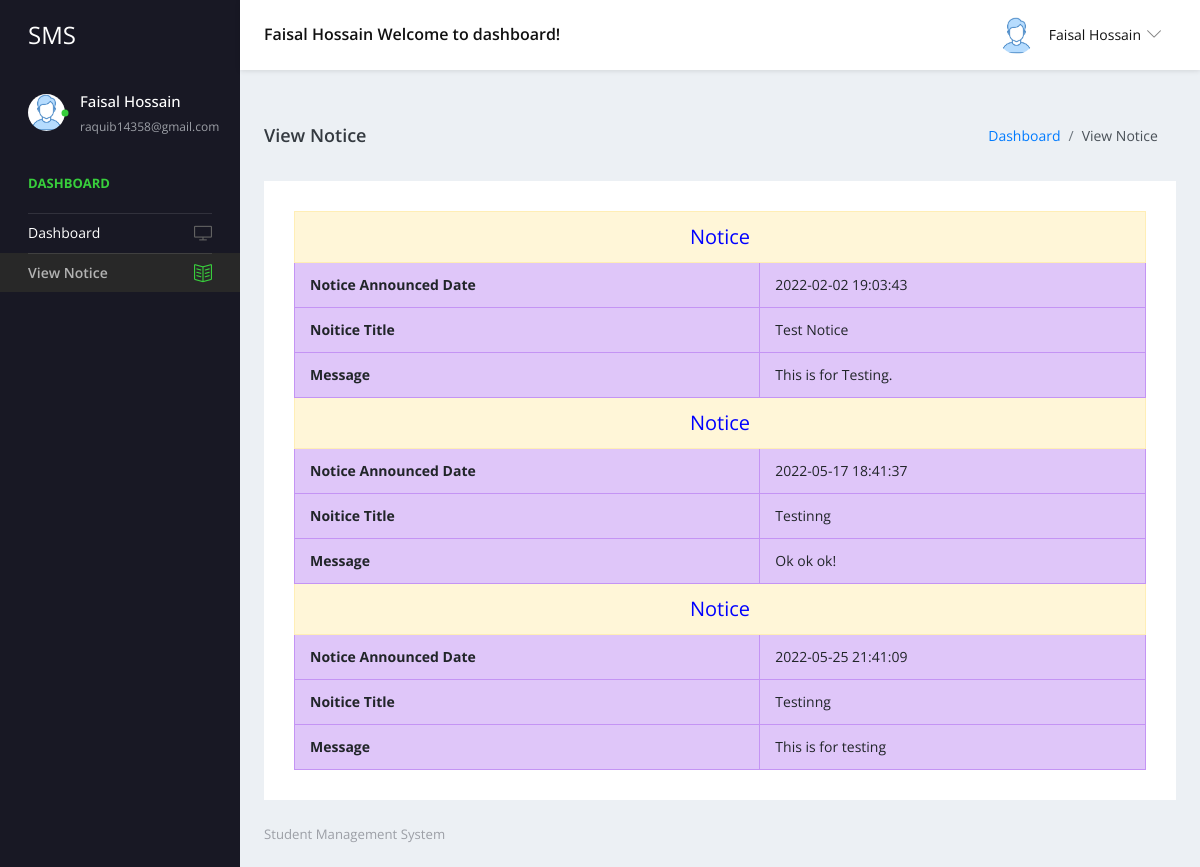
The page /user/view-notice.php (signed in) on the database its author committed.
### tables this page shows
CREATE TABLE `tblstudent` (
  `ID` int(10) NOT NULL,
  `StudentName` varchar(200) DEFAULT NULL,
  `StudentEmail` varchar(200) DEFAULT NULL,
  `StudentClass` varchar(100) DEFAULT NULL,
  `Gender` varchar(50) DEFAULT NULL,
  `DOB` date DEFAULT NULL,
  `StuID` varchar(200) DEFAULT NULL,
  `FatherName` mediumtext DEFAULT NULL,
  `MotherName` mediumtext DEFAULT NULL,
  `ContactNumber` bigint(10) DEFAULT NULL,
  `AltenateNumber` bigint(10) DEFAULT NULL,
  `Address` mediumtext DEFAULT NULL,
  `UserName` varchar(200) DEFAULT NULL,
  `Password` varchar(200) DEFAULT NULL,
  `Image` varchar(200) DEFAULT NULL,
  `DateofAdmission` timestamp NULL DEFAULT current_timestamp()
);

CREATE TABLE `tblnotice` (
  `ID` int(5) NOT NULL,
  `NoticeTitle` mediumtext DEFAULT NULL,
  `ClassId` int(10) DEFAULT NULL,
  `NoticeMsg` mediumtext DEFAULT NULL,
  `CreationDate` timestamp NULL DEFAULT current_timestamp()
);

### user/view-notice.php (the view, shortened to what this page needs)
<?php
include('includes/dbconnection.php');
if (strlen($_SESSION['sturecmsstuid']==0)) {
  header('location:logout.php');
  } else{
  ?>
<!DOCTYPE html>
<html lang="en">
  <head>
    <link rel="stylesheet" href="vendors/simple-line-icons/css/simple-line-icons.css">
    <link rel="stylesheet" href="vendors/flag-icon-css/css/flag-icon.min.css">
    <link rel="stylesheet" href="vendors/css/vendor.bundle.base.css">
    <link rel="stylesheet" href="vendors/select2/select2.min.css">
    <link rel="stylesheet" href="vendors/select2-bootstrap-theme/select2-bootstrap.min.css">
    <link rel="stylesheet" href="css/style.css" />
  </head>
  <body>
    <div class="container-scroller">
     <?php include_once('includes/header.php');?>
      <div class="container-fluid page-body-wrapper">
      <?php include_once('includes/sidebar.php');?>
        <div class="main-panel">
          <div class="content-wrapper">
            <div class="page-header">
              <h3 class="page-title"> View Notice </h3>
              <nav aria-label="breadcrumb">
                <ol class="breadcrumb">
                  <li class="breadcrumb-item"><a href="dashboard.php">Dashboard</a></li>
                  <li class="breadcrumb-item active" aria-current="page"> View Notice</li>
                </ol>
              </nav>
            </div>
            <div class="row">
              <div class="col-12 grid-margin stretch-card">
                <div class="card">
                  <div class="card-body">
                    <table border="1" class="table table-bordered mg-b-0">
                      <?php
$stuclass=$_SESSION['stuclass'];
$sql="SELECT tblclass.ID,tblclass.ClassName,tblclass.Section,tblnotice.NoticeTitle,tblnotice.CreationDate,tblnotice.ClassId,tblnotice.NoticeMsg,tblnotice.ID as nid from tblnotice join tblclass on tblclass.ID=tblnotice.ClassId where tblnotice.ClassId=:stuclass";
$query = $dbh -> prepare($sql);
$query->bindParam(':stuclass',$stuclass,PDO::PARAM_STR);
$query->execute();
$results=$query->fetchAll(PDO::FETCH_OBJ);
$cnt=1;
if($query->rowCount() > 0)
{
foreach($results as $row)
{               ?>
 <tr align="center" class="table-warning">
<td colspan="4" style="font-size:20px;color:blue">
 Notice</td></tr>
<tr class="table-info">
    <th>Notice Announced Date</th>
    <td><?php  echo $row->CreationDate;?></td>
  </tr>
    <tr class="table-info">
    <th>Noitice Title</th>
    <td><?php  echo $row->NoticeTitle;?></td>
  </tr>
  <tr class="table-info">
     <th>Message</th>
    <td><?php  echo $row->NoticeMsg;?></td>
  </tr>
  <?php $cnt=$cnt+1;}} else { ?>
<tr>
  <th colspan="2" style="color:red;">No Notice Found</th>
</tr>
  <?php } ?>
</table>
                  </div>
                </div>
              </div>
            </div>
          </div>
         <?php include_once('includes/footer.php');?>
        </div>
      </div>
    </div>
  </body>
</html><?php }  ?>

### user/includes/header.php (shortened to what this page needs)
 <nav class="navbar default-layout-navbar col-lg-12 col-12 p-0 fixed-top d-flex flex-row">
        <div class="navbar-brand-wrapper d-flex align-items-center">
          <a class="navbar-brand brand-logo" href="dashboard.php">
            <strong style="color: white;">SMS</strong>
          </a>
        </div>
        <?php
         $uid= $_SESSION['sturecmsuid'];
$sql="SELECT * from tblstudent where ID=:uid";
$query = $dbh -> prepare($sql);
$query->bindParam(':uid',$uid,PDO::PARAM_STR);
$query->execute();
$results=$query->fetchAll(PDO::FETCH_OBJ);
$cnt=1;
if($query->rowCount() > 0)
{
foreach($results as $row)
{               ?>
        <div class="navbar-menu-wrapper d-flex align-items-center flex-grow-1">
          <h5 class="mb-0 font-weight-medium d-none d-lg-flex"><?php  echo htmlentities($row->StudentName);?> Welcome to dashboard!</h5>
          <ul class="navbar-nav navbar-nav-right ml-auto">
            <li class="nav-item dropdown d-none d-xl-inline-flex user-dropdown">
              <a class="nav-link dropdown-toggle" id="UserDropdown" href="#" data-toggle="dropdown" aria-expanded="false">
                <img class="img-xs rounded-circle ml-2" src="images/faces/face8.jpg" alt="Profile image"> <span class="font-weight-normal"> <?php  echo htmlentities($row->StudentName);?> </span></a>
                  <p class="font-weight-light text-muted mb-0"><?php  echo htmlentities($row->StudentEmail);?></p><?php $cnt=$cnt+1;}} ?>
            </li>
          </ul>
        </div>
      </nav>

### user/includes/sidebar.php
<nav class="sidebar sidebar-offcanvas" id="sidebar">
          <ul class="nav">
            <li class="nav-item nav-profile">
              <a href="#" class="nav-link">
                <div class="profile-image">
                  <img class="img-xs rounded-circle" src="images/faces/face8.jpg" alt="profile image">
                  <div class="dot-indicator bg-success"></div>
                </div>
                <div class="text-wrapper">
                  <?php
         $uid= $_SESSION['sturecmsuid'];
$sql="SELECT * from tblstudent where ID=:uid";
$query = $dbh -> prepare($sql);
$query->bindParam(':uid',$uid,PDO::PARAM_STR);
$query->execute();
$results=$query->fetchAll(PDO::FETCH_OBJ);
$cnt=1;
if($query->rowCount() > 0)
{
foreach($results as $row)
{               ?>
                  <p class="profile-name"><?php  echo htmlentities($row->StudentName);?></p>
                  <p class="designation"><?php  echo htmlentities($row->StudentEmail);?></p><?php $cnt=$cnt+1;}} ?>
                </div>
              </a>
            </li>
            <li class="nav-item nav-category">
              <span class="nav-link">Dashboard</span>
            </li>
            <li class="nav-item">
              <a class="nav-link" href="dashboard.php">
                <span class="menu-title">Dashboard</span>
                <i class="icon-screen-desktop menu-icon"></i>
              </a>
            </li>
            <li class="nav-item">
              <a class="nav-link" href="view-notice.php">
                <span class="menu-title">View Notice</span>
                <i class="icon-book-open menu-icon"></i>
              </a>
            </li>
          </ul>
        </nav>

### rows shown on the page
tblstudent: StudentName "Faisal Hossain", StudentEmail "raquib14358@gmail.com"
tblnotice: CreationDate "2022-02-02 19:03:43", NoticeTitle "Test Notice", NoticeMsg "This is for Testing."
tblnotice: CreationDate "2022-05-17 18:41:37", NoticeTitle "Testinng", NoticeMsg "Ok ok ok!"
tblnotice: CreationDate "2022-05-25 21:41:09", NoticeTitle "Testinng", NoticeMsg "This is for testing"
